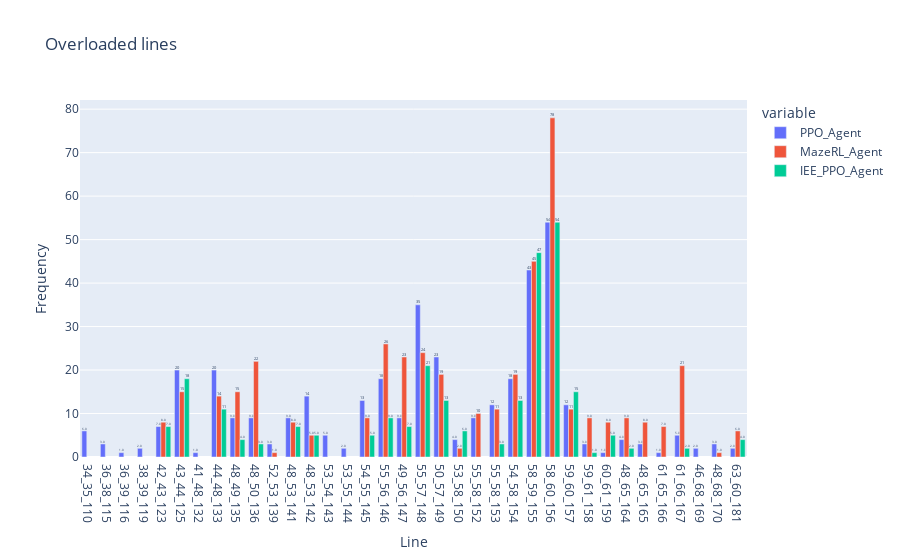

Notebook cell for this chart:
### Markdown cell above
# <a class="anchor" id="actions_impact">Impact of actions on objects</a>
### 1. Impact on lines
#### 1.1 Overloaded lines

### Code cell
chart_title = "Overloaded lines"

aa.plot_lines_impact(
    agents_results,
    title= chart_title,
    yaxis_type = "linear")

### Figure 1 — Plotly figure (JSON) as saved in the notebook; plotly's stock layout.template omitted (floating-point values rounded to 4 significant figures)
{"data": [{"alignmentgroup": "True", "cliponaxis": false, "hovertemplate": "variable=PPO_Agent<br>Line=%{x}<br>Frequency=%{y}<extra></extra>", "legendgroup": "PPO_Agent", "marker": {"color": "#636efa", "pattern": {"shape": ""}}, "name": "PPO_Agent", "offsetgroup": "wide_variable_0", "orientation": "v", "showlegend": true, "textangle": 0, "textfont": {"size": 12}, "textposition": "outside", "texttemplate": "%{y:.2s}", "type": "bar", "x": ["34_35_110", "36_38_115", "36_39_116", "38_39_119", "42_43_123", "43_44_125", "41_48_132", "44_48_133", "48_49_135", "48_50_136", "52_53_139", "48_53_141", "48_53_142", "53_54_143", "53_55_144", "54_55_145", "55_56_146", "49_56_147", "55_57_148", "50_57_149", "53_58_150", "55_58_152", "55_58_153", "54_58_154", "58_59_155", "58_60_156", "59_60_157", "59_61_158", "60_61_159", "48_65_164", "48_65_165", "61_65_166", "61_66_167", "46_68_169", "48_68_170", "63_60_181"], "xaxis": "x", "y": [6, 3, 1, 2, 7, 20, 1, 20, 9, 9, 3, 9, 14, 5, 2, 13, 18, 9, 35, 23, 4, 9, 12, 18, 43, 54, 12, 3, 1, 4, 3, 1, 5, 2, 3, 2], "yaxis": "y"}, {"alignmentgroup": "True", "cliponaxis": false, "hovertemplate": "variable=MazeRL_Agent<br>Line=%{x}<br>Frequency=%{y}<extra></extra>", "legendgroup": "MazeRL_Agent", "marker": {"color": "#EF553B", "pattern": {"shape": ""}}, "name": "MazeRL_Agent", "offsetgroup": "wide_variable_1", "orientation": "v", "showlegend": true, "textangle": 0, "textfont": {"size": 12}, "textposition": "outside", "texttemplate": "%{y:.2s}", "type": "bar", "x": ["34_35_110", "36_38_115", "36_39_116", "38_39_119", "42_43_123", "43_44_125", "41_48_132", "44_48_133", "48_49_135", "48_50_136", "52_53_139", "48_53_141", "48_53_142", "53_54_143", "53_55_144", "54_55_145", "55_56_146", "49_56_147", "55_57_148", "50_57_149", "53_58_150", "55_58_152", "55_58_153", "54_58_154", "58_59_155", "58_60_156", "59_60_157", "59_61_158", "60_61_159", "48_65_164", "48_65_165", "61_65_166", "61_66_167", "46_68_169", "48_68_170", "63_60_181"], "xaxis": "x", "y": [null, null, null, null, 8, 15, null, 14, 15, 22, 1, 8, 5, null, null, 9, 26, 23, 24, 19, 2, 10, 11, 19, 45, 78, 11, 9, 8, 9, 8, 7, 21, null, 1, 6], "yaxis": "y"}, {"alignmentgroup": "True", "cliponaxis": false, "hovertemplate": "variable=IEE_PPO_Agent<br>Line=%{x}<br>Frequency=%{y}<extra></extra>", "legendgroup": "IEE_PPO_Agent", "marker": {"color": "#00cc96", "pattern": {"shape": ""}}, "name": "IEE_PPO_Agent", "offsetgroup": "wide_variable_2", "orientation": "v", "showlegend": true, "textangle": 0, "textfont": {"size": 12}, "textposition": "outside", "texttemplate": "%{y:.2s}", "type": "bar", "x": ["34_35_110", "36_38_115", "36_39_116", "38_39_119", "42_43_123", "43_44_125", "41_48_132", "44_48_133", "48_49_135", "48_50_136", "52_53_139", "48_53_141", "48_53_142", "53_54_143", "53_55_144", "54_55_145", "55_56_146", "49_56_147", "55_57_148", "50_57_149", "53_58_150", "55_58_152", "55_58_153", "54_58_154", "58_59_155", "58_60_156", "59_60_157", "59_61_158", "60_61_159", "48_65_164", "48_65_165", "61_65_166", "61_66_167", "46_68_169", "48_68_170", "63_60_181"], "xaxis": "x", "y": [null, null, null, null, 7, 18, null, 11, 4, 3, null, 7, 5, null, null, 5, 9, 7, 21, 13, 6, null, 3, 13, 47, 54, 15, 1, 5, 2, null, null, 2, null, null, 4], "yaxis": "y"}], "layout": {"barmode": "group", "legend": {"title": {"text": "variable"}, "tracegroupgap": 0}, "title": {"text": "Overloaded lines"}, "xaxis": {"anchor": "y", "domain": [0, 1], "title": {"text": "Line"}}, "yaxis": {"anchor": "x", "domain": [0, 1], "title": {"text": "Frequency"}, "type": "linear"}}}
